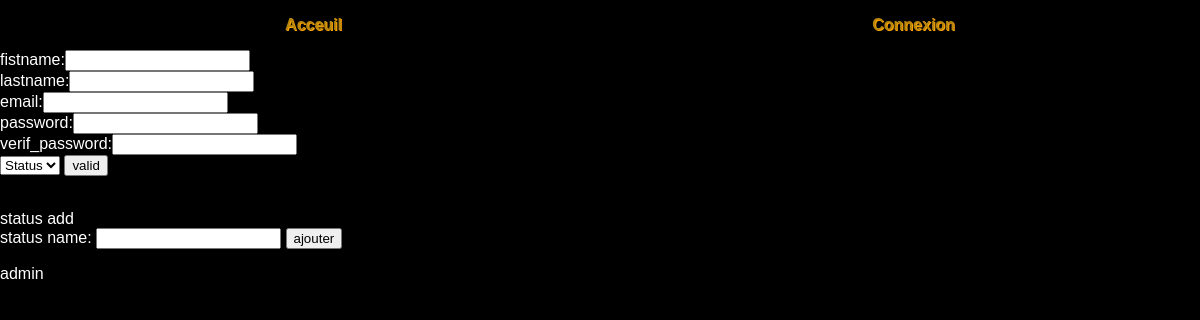
The page /model/admin_user.php on the database as committed earlier.
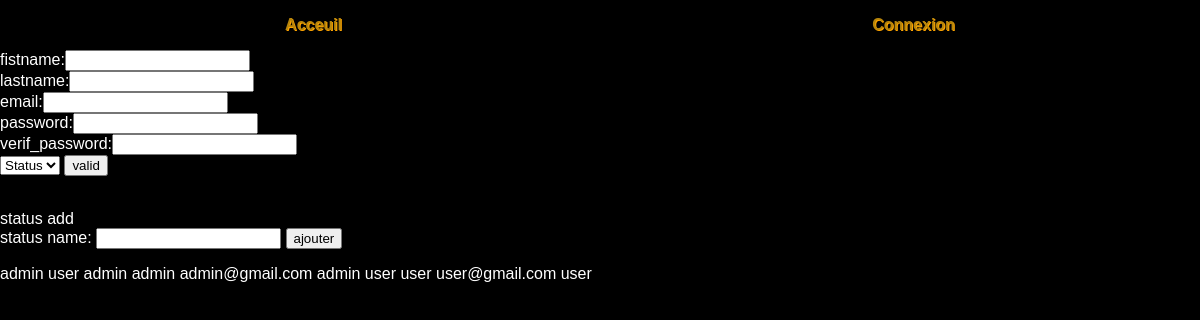
The same page on the database as committed later.
### tables this page shows
create table status(
  status_id int auto_increment primary key not null ,
  status_name varchar(255) not null
);

create table users(
    user_id int auto_increment primary key not null ,
    firstname varchar(255) not null,
    lastname varchar(255) not null,
    mail varchar(255)not null ,
    password varchar(255) not null ,
    status_reference int(255)not null ,
    foreign key (status_reference) references status(status_id)
);

### _function/view.php (the view, shortened to what this page needs)
<?php
	include_once '../_config/bdd.php';
	$statusData = $bdd->query('select * from status');
	$userData = $bdd->query('select * from users inner join status on users.status_reference=status.status_id ');
	function viewStatus(){
		global $statusData;
		$table_status ="<tbody>";
		foreach ($statusData as $data){
			$name = $data['status_name'];
			$table_status .="<tr>";
			$table_status .="<td> $name </td>";
			$table_status .="</tr>";
		}
		$table_status .="</tbody>";
		return $table_status;
	}
function viewUsers(){
		global $userData;
		$table_user = "<tbody>";
		foreach ($userData as  $data){
			$name = $data['firstname'].'  '.$data['lastname'];
			$mail = $data['mail'];
			$userStatus = $data['status_name'];
			$table_user .="<tr>";
			$table_user .="<td> $name </td>";
			$table_user .="<td> $mail </td>";
			$table_user .="<td> $userStatus </td>";
			$table_user .="</tr>";
		}
		$table_user .="</tbody>";
		return$table_user;
}

### controller/header.php (shortened to what this page needs)
<head>
<link rel="stylesheet" href="../style/coustom.css">

### model/admin_user.php (shortened to what this page needs)
    <?php
        include_once '../controller/header.php';
        include_once '../_function/inscription.php';
    ?>
</head>
<body style="background: black;color: white">
<?php include_once '../controller/navbar.php';?>
<form action="" method="post">
    fistname:<input class="" type="text" name="firstname" value="<?php echo @$_SESSION['fistname']; ?>" ><br>
    lastname:<input class="" type="text" name="lastname" value="<?php echo @$_SESSION['lastname']; ?>" ><br>
    email:<input class="" type="email" name="email" value="<?php echo @$_SESSION['email']; ?>" ><br>
    password:<input class="" type="password" value="<?php echo $_SESSION['password']; ?>" name="password" ><br>
    verif_password:<input class="" type="password" value="<?php echo $_SESSION['password']; ?>" name="verif_password"><br>
    <?php
	    require_once '../_function/select.php';
	    echo selectStatus();
    ?>
    <input type="submit" value="valid" name="add_user" class="border-white cursor-pointer border"><br>
</form>
<form action="" method="post">
    <br>status add <br>
    status name: <input type="text" name="status_name" class="text-black">
    <input type="submit" name="submit_status" value="ajouter" class="border border-white" required>
</form>
<?php
	require_once '../_function/view.php';
	echo viewStatus();
	echo viewUsers();
?>
</body>
</html>

### controller/navbar.php (shortened to what this page needs)
<?php
    @$connect_lvl= $_SESSION['status'];
?>
<header id="navbar">
        <nav>
            <ul>
                <?php if($connect_lvl==0){?>
                    <li><a href="home.php">Acceuil</a></li>
                    <li id="connexion_view"><a>Connexion</a></li>
                <?php }?>
            </ul>
        </nav>
</header>

### _function/select.php (shortened to what this page needs)
<?php
	include_once '../_config/bdd.php';
	function selectStatus(){
		global $bdd;
		$statusData = $bdd->query('select * from status');
		$select_status = "<select name='status' class='text-black'>";
		$select_status .="<option value='0'>Status</option>";
		foreach ($statusData as $data){
			$StatusName = $data['status_name'];
			$statusId = $data['status_id'];
			$select_status .="<option value='$statusId'>$StatusName</option>";
		}
		$select_status .="</select>";
		return $select_status;
	}

### style/coustom.css (style rules this page uses)
body { margin: 0; font-family: sans-serif; }
a { text-decoration: none; color: none; }
ul, ol { list-style: none; }
#navbar { background: #000; display: flex; justify-content: center; width: 100vw; }
#navbar ul { width: 100vw; display: flex; justify-content: space-around; }
#navbar ul li a { color: darkgoldenrod; text-shadow: 1px 1px 0px orange; font-weight: bold; position: relative; transition: all ease 0.6s; }
#navbar ul li a::before { content: ""; width: 0; height: 0.1em; position: absolute; bottom: 0; right: 0; background: orange; transition: all 0.3s; }

Rows that differ between the two databases and show on the page:
added status: status_name "user"
added users: name "admin admin", mail "admin@gmail.com", status_reference.status_name "admin"
added users: name "user user", mail "user@gmail.com", status_reference.status_name "user"
